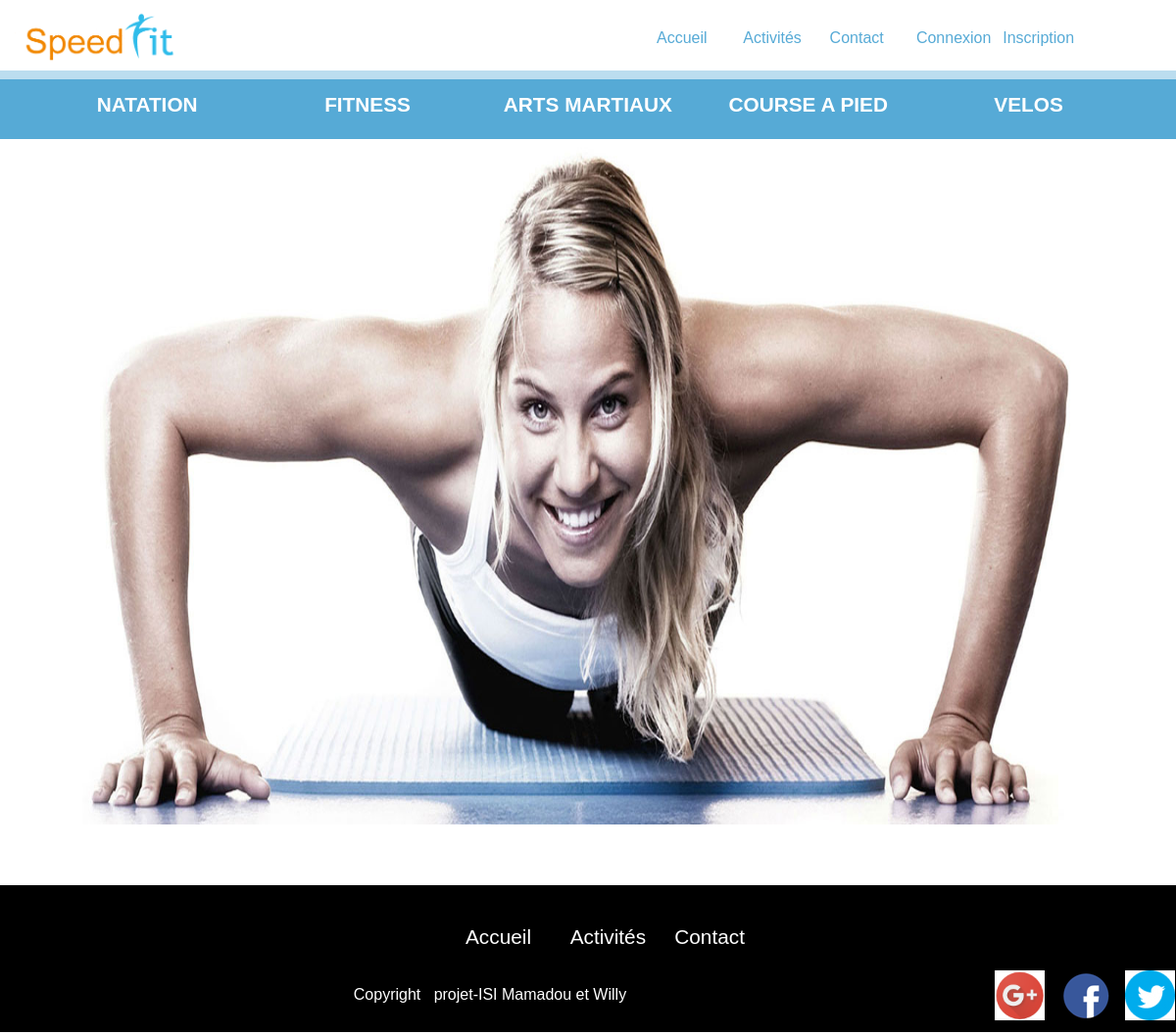
/accueil.php, run on an earlier commit of the app's database.
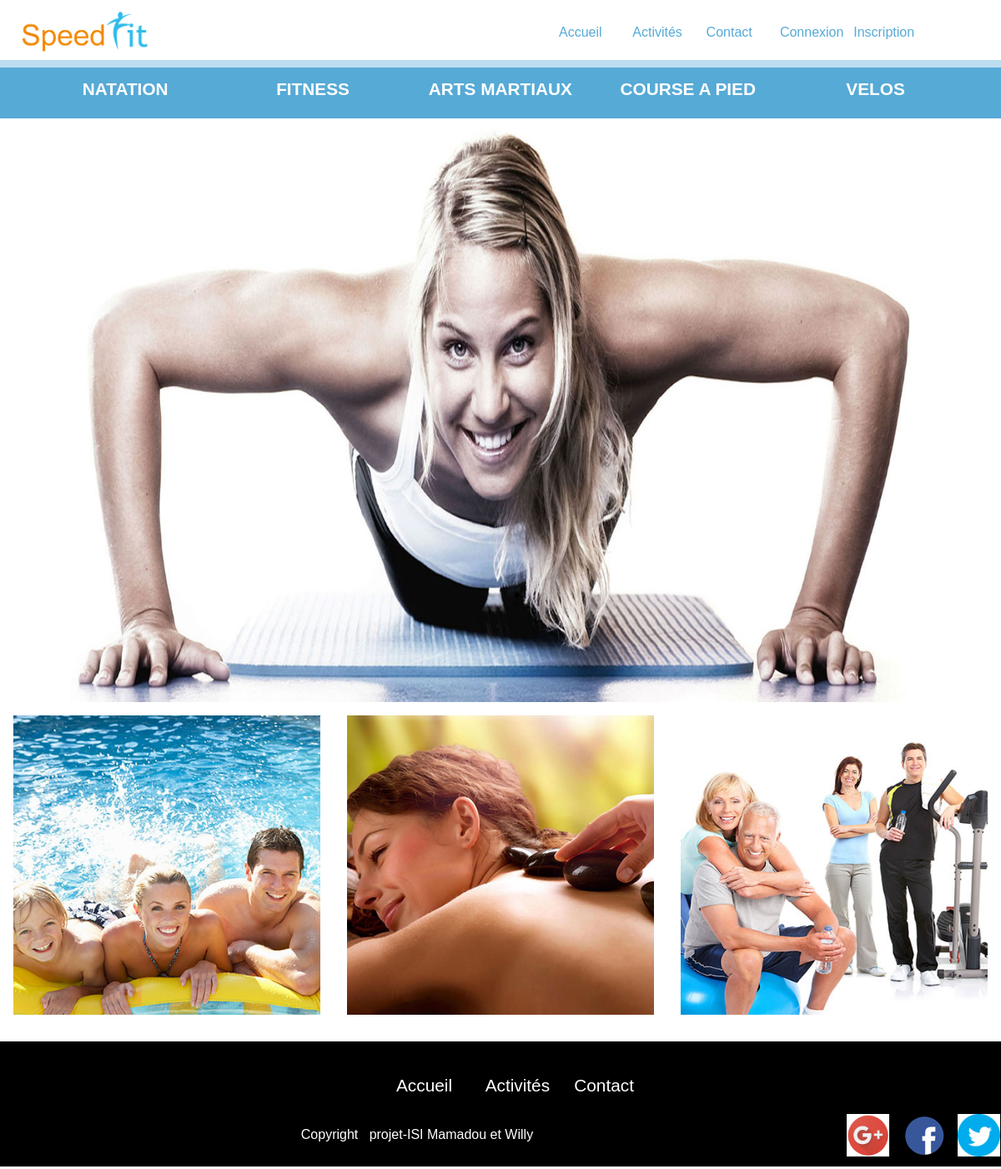
And on a later commit of the database.
### tables this page shows
CREATE TABLE `article` (
  `id` int(11) NOT NULL,
  `name` varchar(256) NOT NULL,
  `description` varchar(1024) DEFAULT NULL,
  `category_id` int(11) NOT NULL,
  `image` varchar(256) DEFAULT NULL
);

### db/db_access.php (called while the page is built, shortened)
<?php
$mysqli = new mysqli(DB_HOST, DB_USERNAME, DB_PASSWORD, DB_NAME);
function get_articles($where = '') {
    global $mysqli;
    $query_str = 'SELECT * FROM `article` ' . $where;
    $res = $mysqli->query($query_str);
    $data = array();
    if ($res && ($res->num_rows > 0)) {
        while ($article = $res->fetch_assoc()) {
            $data[$article['id']] = $article;
        }
    }
    return $data;
}

### accueil.php (the view, shortened to what this page needs)
<?php
require_once 'db/db_access.php';
?>
<?php
$where = '';
$articles = get_articles($where);
?>
<?php
require_once 'views/top.php';
?>
</head>
<?php
require_once 'views/header.php';
?>
<?php echo "<main>"?>
<div class="banner">
    <img src="<?= PATH_IMAGE, $articles[29]['image'] ?>" alt="une fille en pompe comme banner de la page d'accueil"/></a>
</div>
<div class="categorie_index row">
        <div id="promo_famille" class="col-4">
            <img src="<?= PATH_IMAGE, $articles[118]['image'] ?>" alt=""/>
            <p class="genre">cette homme est avec son enfant n'est ce pas ? maintenant allons-y</p>
        </div>
        <div id="promo_mass" class="col-4">
            <img src="<?= PATH_IMAGE, $articles[115]['image'] ?>" alt=""/>
            <p class="genre">cette femme est en train de se masser n'est ce pas ? maintenant allons-y</p>
        </div>
        <div id="promo_vieu" class="col-4">
            <img src="<?= PATH_IMAGE, $articles[106]['image'] ?>" alt=""/>
            <p class="genre">cette femme est en train de se masser n'est ce pas ? maintenant allons-y</p>
        </div>
</div>
<?php
require_once "views/footer.php";
?>

### views/top.php (shortened to what this page needs)
<!DOCTYPE html>
<html lang="en">
<head>
    <link rel="stylesheet" href="style/main.css">
    <link rel="stylesheet" href="jquery-ui-1.12.1/jquery-ui.css">

### views/header.php
<body>
<header>
    <div id="menu_fixe" class="row">
        <div class="col-6">
            <img src="images/logo.png" alt="le logo du site">
        </div>
        <div class="col-6">
            <nav>
                <ul class="row">
                    <li class="col-2"><a href="accueil.php"> Accueil</a></li>
                    <li class="col-2"><a href="#"> Activités</a></li>
                    <li class="col-2"><a href="contact.php"> Contact</a></li>
                    <li class="col-2"><a href="#"> Connexion</a></li>
                    <li class="col-2"><a href="inscription.php"> Inscription</a></li>
                </ul>
            </nav>
        </div>
    </div>
    <div id="second_menu">
        <nav>
            <ul class="row">
                <li><a href="#"> NATATION</a></li>
                <li><a href="#"> FITNESS</a></li>
                <li><a href="#"> ARTS MARTIAUX</a></li>
                <li><a href="#"> COURSE A PIED</a></li>
                <li><a href="#"> VELOS</a></li>
            </ul>
        </nav>
    </div>
</header>

### views/footer.php
<footer>
    <div id="bloc_menu_footer" class="row">
        <ul>
            <li class="col-4">Accueil</li>
            <li class="col-4">Activités</li>
            <li class="col-4">Contact</li>
        </ul>
    </div>
    <div class="row">
        <div class="col-10">
            <p>Copyright &nbsp projet-ISI Mamadou et Willy</p>
        </div>
        <div id="logo_sociaux" class="row col-2">
            <a href="www.google.com" class="col-4"> <img src="images/Google+.png" alt="le logo google+ du footer"></a>
            <a href="www.facebook.com" class="col-4"> <img src="images/Logo-facebook-footer.png"
                                                           alt="le logo facebook du footer"></a>
            <a href="www.twitter.com" class="col-4"> <img src="images/twitter.png" alt="le logo twitter du footer"></a>
        </div>
    </div>
</footer>
</body>
</html>

### style/main.css (style rules this page uses)
* { box-sizing: border-box; }
aside, div, section, header, footer, nav { display: block; }
html { font-family: Arial, sans-serif; font-size: 16px; }
body { margin: 0; padding: 0; }
p { font-family: Arial, sans-serif; }
[class*="col-"] { float: left; padding: 11px 15px; }
.row:after { content: ""; clear: both; display: block; }
.col-2 { width: 16.66%; }
.col-4 { width: 33.33%; }
.col-6 { width: 50%; }
.col-10 { width: 83.33%; }
#menu_fixe { position: fixed; top: 0; width: 100%; background-color: rgba(255, 255, 255, 0.6); }
#menu_fixe li { line-height: 2px; }
#menu_fixe a { color: #56aad6; }
#second_menu { margin-top: 6%; background-color: #56aad6; height: 70px; }
#second_menu a { color: white; font-weight: bold; font-size: 1.3rem; }
#second_menu li { line-height: 70px; display: inline-block; width: 19%; text-align: center; }
header li { list-style-type: none; }
header li a { text-decoration: none; }
header img { width: 170px; }
footer { background-color: #000; height: 150px; }
footer li { list-style: none; color: #fff; margin-top: 30px; font-size: 1.3rem; }
footer p { color: #fff; }
#bloc_menu_footer { width: 30%; margin: 0 auto; }
footer p { text-align: center; }
#logo_sociaux, #logo_sociaux img { margin: 0; padding: 0; }
.banner img:first-of-type { width: 100%; height: 700px; }
.categorie_index .col-4 img { width: 100%; }
.genre { position: absolute; bottom: 0; margin-bottom: -60px; padding-top: 20px; width: 93.9%; height: 60px; background-color: rgba(86, 170, 214, 0.7); color: #fff; text-transform: uppercase; font-weight: 700; -webkit-transition: margin 0.5s; transition: margin 0.5s; }
#promo_famille, #promo_mass, #promo_vieu { overflow: hidden; position: relative; border: 1px solid #fff; text-align: center; }

What changed in the data, as far as the page shows it:
added article: image (picture)
added article: image (picture)
added article: image (picture)
